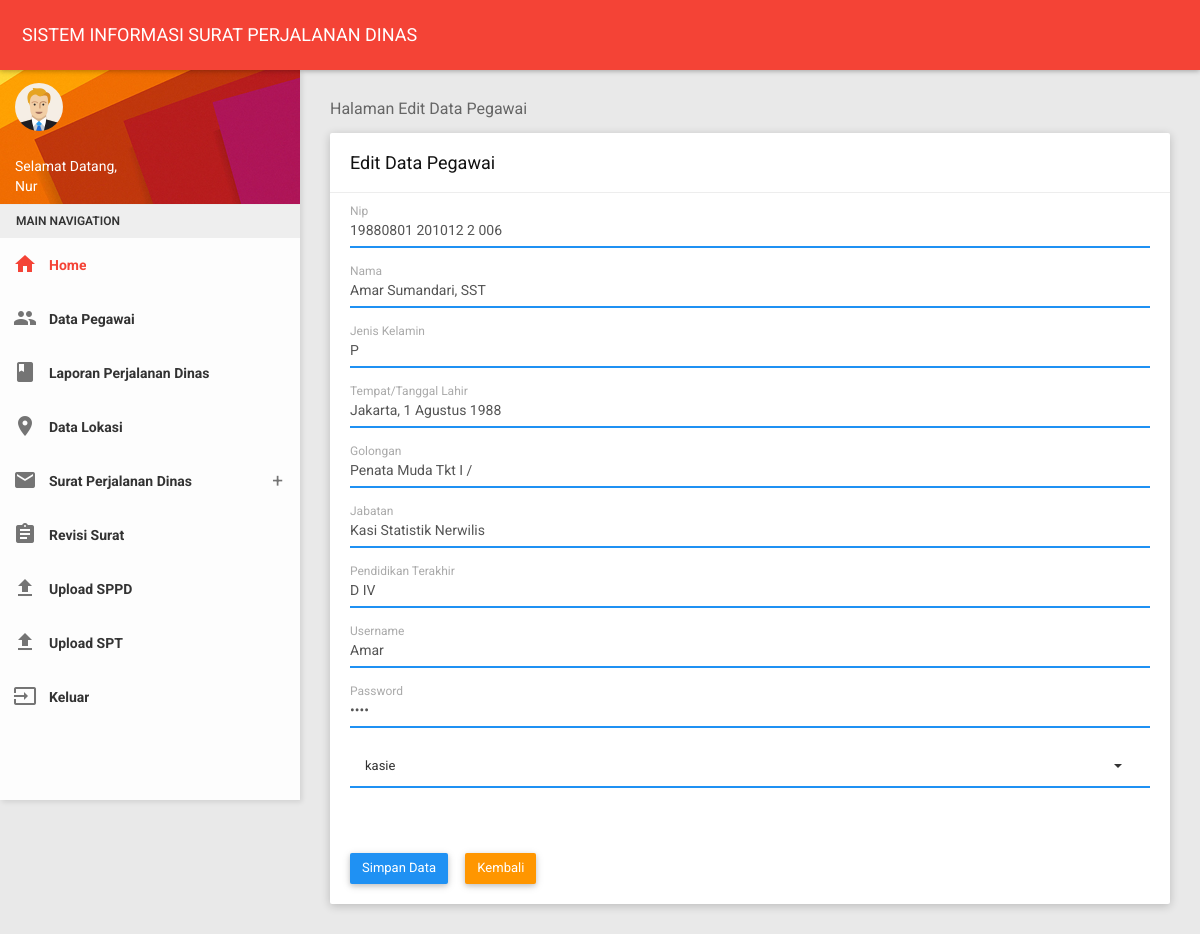
Screenshot of /tatausaha/editp.php?hal=edit&kd=19880801 201012 2 006 (signed in) with the database file from the repository.
### tables this page shows
CREATE TABLE `pegawai` (
  `nip` varchar(100) NOT NULL,
  `nama` varchar(50) NOT NULL,
  `jk` varchar(15) NOT NULL,
  `ttl` varchar(50) NOT NULL,
  `golongan` varchar(20) NOT NULL,
  `jabatan` varchar(30) NOT NULL,
  `pd` varchar(30) NOT NULL,
  `username` varchar(30) NOT NULL,
  `password` varchar(32) NOT NULL,
  `hak_akses` varchar(10) NOT NULL
);

### tatausaha/editp.php (the view, shortened to what this page needs)
<?php
include '../tampilan/atastata.php';
?>
 <section class="content">
        <div class="container-fluid">
            <div class="block-header">
                <h2>Halaman Edit Data Pegawai</h2>
            </div>
            <div class="row clearfix">
                <div class="col-lg-12 col-md-12 col-sm-12 col-xs-12">
                    <div class="card">
                        <div class="header">
                            <h2>Edit Data Pegawai</h2>
                        </div>
                          <?php
                    $query = mysql_query("SELECT * FROM pegawai WHERE nip='$_GET[kd]'");
                    $data  = mysql_fetch_array($query);
                        ?>
                        <div class="body">
                            <form id="form_validation" action="updatep.php" method="POST">
                                <div class="form-group form-float">
                                    <div class="form-line">
                                        <input type="text" class="form-control" name="nip" value="<?php echo $data['nip'];?>" required>
                                        <label class="form-label" >Nip</label>
                                    </div>
                                </div>
                                <div class="form-group form-float">
                                    <div class="form-line">
                                        <input type="text" class="form-control" name="nama" value="<?php echo $data['nama'];?>" required>
                                        <label class="form-label">Nama</label>
                                    </div>
                                </div>
                                <div class="form-group form-float">
                                    <div class="form-line">
                                        <input type="text" class="form-control" name="jk" value="<?php echo $data['jk'];?>" required>
                                        <label class="form-label">Jenis Kelamin</label>
                                    </div>
                                </div>
                                <div class="form-group form-float">
                                    <div class="form-line">
                                        <input type="text" class="form-control" name="ttl" value="<?php echo $data['ttl'];?>" required>
                                        <label class="form-label">Tempat/Tanggal Lahir</label>
                                    </div>
                                </div>
                                <div class="form-group form-float">
                                    <div class="form-line">
                                        <input type="text" class="form-control" name="golongan" value="<?php echo $data['golongan'];?>" required>
                                        <label class="form-label">Golongan</label>
                                    </div>
                                </div>
                                <div class="form-group form-float">
                                    <div class="form-line">
                                        <input type="text" class="form-control" name="jabatan" value="<?php echo $data['jabatan'];?>" required>
                                        <label class="form-label">Jabatan</label>
                                    </div>
                                </div>
                                <div class="form-group form-float">
                                    <div class="form-line">
                                        <input type="text" class="form-control" name="pd" value="<?php echo $data['pd'];?>" required>
                                        <label class="form-label">Pendidikan Terakhir</label>
                                    </div>
                                </div>
                                  <div class="form-group form-float">
                                    <div class="form-line">
                                        <input type="text" class="form-control" name="username" value="<?php echo $data['username'];?>" required>
                                        <label class="form-label">Username</label>
                                    </div>
                                </div>
                                  <div class="form-group form-float">
                                    <div class="form-line">
                                        <input type="password" class="form-control" name="password" value="<?php echo $data['password'];?>" required>
                                        <label class="form-label">Password</label>
                                    </div>
                                </div>
                                   <div class="form-group form-float">
                                    <div class="form-line">
                                        <select class="form-control show-tick"  name="hak_akses">
                                        <option value="<?php echo $data['hak_akses'];?>"> <?php echo $data['hak_akses'];?></option>
                                     </select>
                                </div>
                                </div>
                                <br></br>
								<td><input type="submit" value="Simpan Data"  class="btn btn-primary waves-effect"/>&nbsp &nbsp &nbsp<a href="pegawai.php" class="btn btn-warning waves-effect">Kembali</a></td>
                            </form>
                        </div>
                    </div>
                </div>
            </div>
       </div>
    </section>
  <?php
include '../tampilan/footer.php';
?>

### rows the page displays
pegawai: nip "19880801 201012 2 006", nama "Amar Sumandari, SST", jk "P", ttl "Jakarta, 1 Agustus 1988", golongan "Penata Muda Tkt I /", jabatan "Kasi Statistik Nerwilis", pd "D IV", username "Amar", hak_akses "kasie"

### other values shown
$_SESSION['username'] "Nur"
